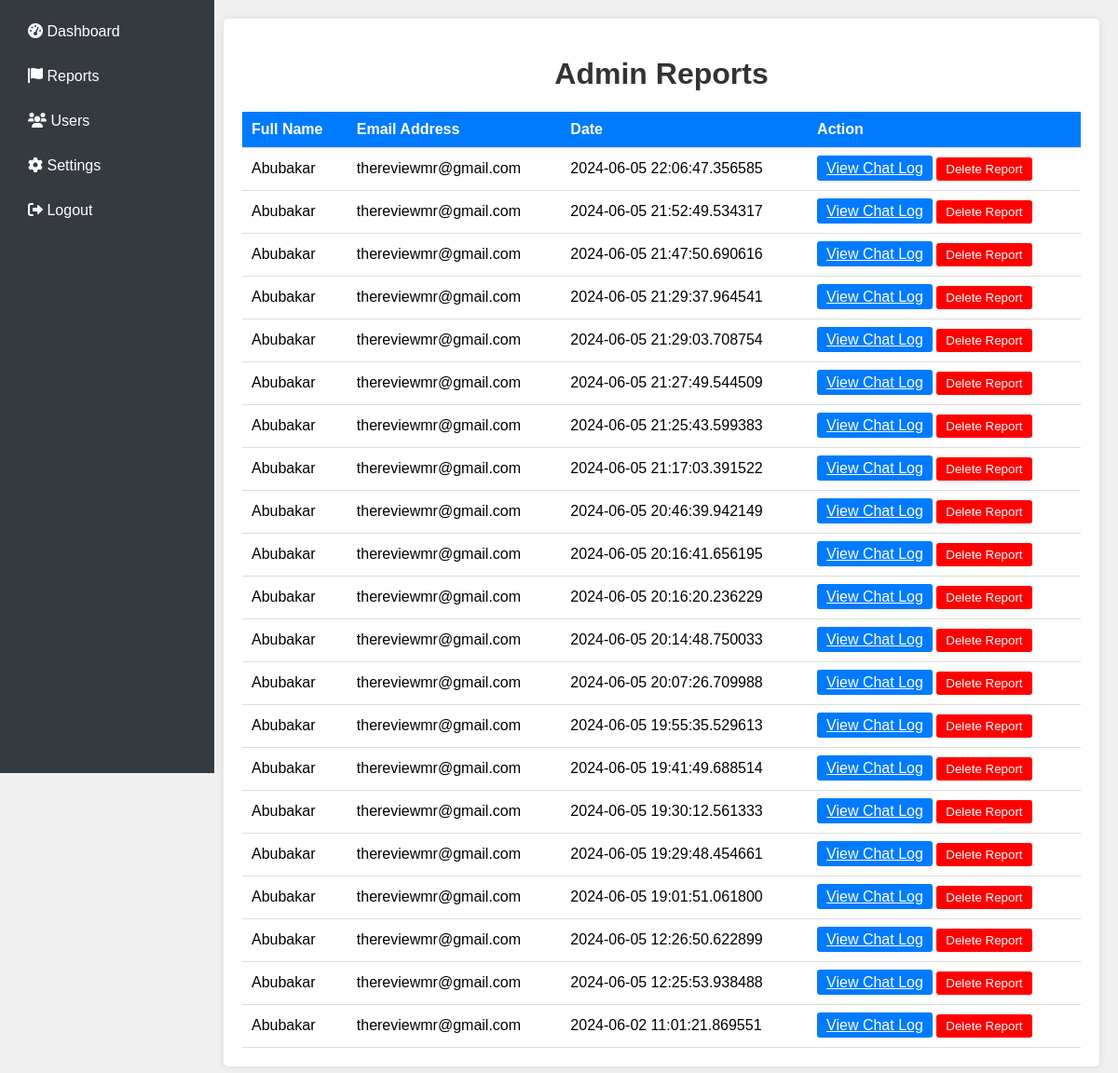
The app's page /admin_reports (signed in) with its own data.
### app.py (models this page shows)
class Report(db.Model):
    id = db.Column(db.Integer, primary_key=True)
    user_id = db.Column(db.Integer, db.ForeignKey('user.id'), nullable=False)
    chat_log = db.Column(db.Text, nullable=False)
    date = db.Column(db.DateTime, nullable=False, default=datetime.utcnow)
    evidence_file = db.Column(db.String(200), nullable=True)

class User(UserMixin, db.Model):
    id = db.Column(db.Integer, primary_key=True)
    fullname = db.Column(db.String(100), nullable=False)
    email = db.Column(db.String(100), unique=True, nullable=False)
    password = db.Column(db.String(100), nullable=False)
    is_admin = db.Column(db.Boolean, default=False)
    reports = db.relationship('Report', backref='user', lazy=True)

### app.py (the view)
@app.route('/admin_reports')
def admin_reports():
    if 'user_id' not in session:
        return redirect(url_for('login'))
    user_id = session['user_id']
    current_user = User.query.get(user_id)
    if not current_user.is_admin:
        return redirect(url_for('login'))
    reports = Report.query.order_by(Report.date.desc()).all()
    return render_template('admin_reports.html', reports=reports)

### templates/admin_reports.html (shortened to what this page needs)
<!DOCTYPE html>
<html lang="en">
<head>
    <link rel="stylesheet" href="https://cdnjs.cloudflare.com/ajax/libs/font-awesome/6.0.0-beta3/css/all.min.css">
</head>
<body>
    <div class="sidebar">
        <a href="{{ url_for('admin_dashboard') }}"><i class="fas fa-tachometer-alt"></i> Dashboard</a>
        <a href="{{ url_for('admin_reports') }}"><i class="fas fa-flag"></i> Reports</a>
        <a href="{{ url_for('admin_users') }}"><i class="fas fa-users"></i> Users</a>
        <a href="{{ url_for('admin_settings') }}"><i class="fas fa-cog"></i> Settings</a>
        <a href="{{ url_for('logout') }}"><i class="fas fa-sign-out-alt"></i> Logout</a>
    </div>
    <div class="main-content">
        <div class="container">
            <h1>Admin Reports</h1>
            <table>
                <thead>
                    <tr>
                        <th>Full Name</th>
                        <th>Email Address</th>
                        <th>Date</th>
                        <th>Action</th>
                    </tr>
                </thead>
                <tbody>
                    {% for report in reports %}
                    <tr>
                        <td>{{ report.user.fullname }}</td>
                        <td>{{ report.user.email }}</td>
                        <td>{{ report.date }}</td>
                        <td>
                            <a href="{{ url_for('admin_view_chat_log', report_id=report.id) }}" class="btn-primary">View Chat Log</a>
                            <form action="{{ url_for('delete_report', report_id=report.id) }}" method="post" style="display:inline;">
                                <button type="submit" class="btn-danger">Delete Report</button>
                            </form>
                        </td>
                    </tr>
                    {% endfor %}
                </tbody>
            </table>
        </div>
    </div>
</body>
</html>

### templates/admin_reports.html (style rules this page uses)
body { font-family: Arial, sans-serif; background-color: #f0f0f0; margin: 0; padding: 0; display: flex; }
.sidebar { width: 200px; background-color: #343a40; padding: 15px; height: 100vh; position: fixed; }
.sidebar a { color: white; display: block; padding: 10px 15px; text-decoration: none; margin-bottom: 10px; border-radius: 5px; }
.main-content { margin-left: 220px; padding: 20px; width: calc(100% - 220px); }
.container { background-color: #fff; padding: 20px; border-radius: 5px; box-shadow: 0 0 10px rgba(0, 0, 0, 0.1); }
h1 { text-align: center; color: #333; }
table { width: 100%; border-collapse: collapse; margin-top: 20px; }
th, td { padding: 10px; border-bottom: 1px solid #ddd; text-align: left; }
th { background-color: #007bff; color: #fff; }
.btn-primary, .btn-danger { padding: 5px 10px; border: none; border-radius: 3px; color: white; cursor: pointer; transition: background-color 0.3s; }
.btn-primary { background-color: #007bff; }
.btn-danger { background-color: red; }

### records on screen
Report: user.fullname "Abubakar", user.email "thereviewmr@gmail.com", date "2024-06-05 22:06:47.356585"
Report: user.fullname "Abubakar", user.email "thereviewmr@gmail.com", date "2024-06-05 21:52:49.534317"
Report: user.fullname "Abubakar", user.email "thereviewmr@gmail.com", date "2024-06-05 21:47:50.690616"
Report: user.fullname "Abubakar", user.email "thereviewmr@gmail.com", date "2024-06-05 21:29:37.964541"
Report: user.fullname "Abubakar", user.email "thereviewmr@gmail.com", date "2024-06-05 21:29:03.708754"
Report: user.fullname "Abubakar", user.email "thereviewmr@gmail.com", date "2024-06-05 21:27:49.544509"
Report: user.fullname "Abubakar", user.email "thereviewmr@gmail.com", date "2024-06-05 21:25:43.599383"
Report: user.fullname "Abubakar", user.email "thereviewmr@gmail.com", date "2024-06-05 21:17:03.391522"
Report: user.fullname "Abubakar", user.email "thereviewmr@gmail.com", date "2024-06-05 20:46:39.942149"
Report: user.fullname "Abubakar", user.email "thereviewmr@gmail.com", date "2024-06-05 20:16:41.656195"
Report: user.fullname "Abubakar", user.email "thereviewmr@gmail.com", date "2024-06-05 20:16:20.236229"
Report: user.fullname "Abubakar", user.email "thereviewmr@gmail.com", date "2024-06-05 20:14:48.750033"
Report: user.fullname "Abubakar", user.email "thereviewmr@gmail.com", date "2024-06-05 20:07:26.709988"
Report: user.fullname "Abubakar", user.email "thereviewmr@gmail.com", date "2024-06-05 19:55:35.529613"
Report: user.fullname "Abubakar", user.email "thereviewmr@gmail.com", date "2024-06-05 19:41:49.688514"
Report: user.fullname "Abubakar", user.email "thereviewmr@gmail.com", date "2024-06-05 19:30:12.561333"
Report: user.fullname "Abubakar", user.email "thereviewmr@gmail.com", date "2024-06-05 19:29:48.454661"
Report: user.fullname "Abubakar", user.email "thereviewmr@gmail.com", date "2024-06-05 19:01:51.061800"
Report: user.fullname "Abubakar", user.email "thereviewmr@gmail.com", date "2024-06-05 12:26:50.622899"
Report: user.fullname "Abubakar", user.email "thereviewmr@gmail.com", date "2024-06-05 12:25:53.938488"
Report: user.fullname "Abubakar", user.email "thereviewmr@gmail.com", date "2024-06-02 11:01:21.869551"
